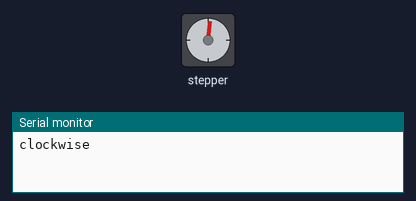
This sketch was run on a simulated Arduino Uno, built with avr-gcc and run on an emulated ATmega328P. Parts: stepper motor, the last lines printed to the serial monitor. Stepper angles assume 200 steps per turn.

Above: at 0.05 s.
At 0.95 s:
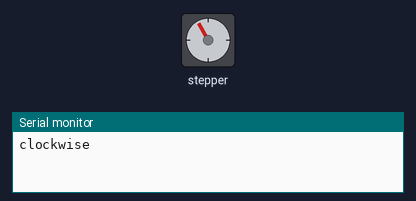
At 2.6 s:
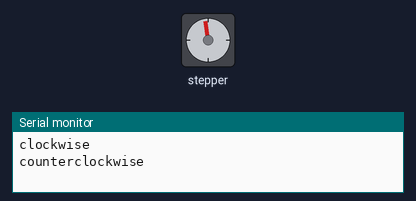
At 3.5 s:
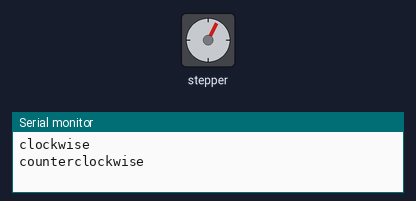
Timing chart, 0 to 6.5 s (numbered marks = the images above):
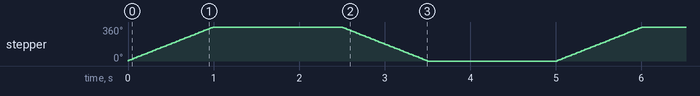

Measured:
- by itself, stepper: turns 360° clockwise in 0.99 s, then 360° counter-clockwise in 0.99 s, repeating every 5.0 s

The sketch:

motorPasso.ino
```cpp
#include <Stepper.h>

#define in1 9
#define in2 10
#define in3 11
#define in4 12

const int stepsPerRevolution = 200;  // change this to fit the number of steps per revolution
// for your motor

// initialize the stepper library on pins 8 through 11:
Stepper myStepper(stepsPerRevolution, 8, 9, 10, 11);

void setup() {
  // put your setup code here, to run once:

   // set the speed at 60 rpm:
  myStepper.setSpeed(60);
  // initialize the serial port:
  Serial.begin(9600);
}

void loop() {
  // put your main code here, to run repeatedly:

Serial.println("clockwise");
  myStepper.step(stepsPerRevolution);
  delay(1500);

  // step one revolution in the other direction:
  Serial.println("counterclockwise");
  myStepper.step(-stepsPerRevolution);
  delay(1500);
}
```
